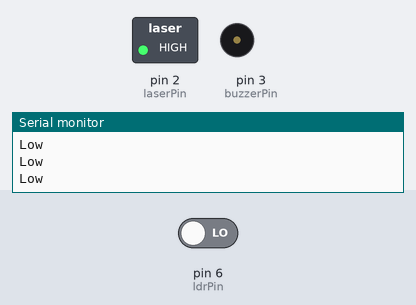
Recording of a sketch running on a simulated Arduino Uno, built with avr-gcc and run on an emulated ATmega328P. On the bench: switched loads named in the sketch (green lamp = pin HIGH), buzzer (waves = sounding, pin HIGH), the last lines printed to the serial monitor. Inputs (shaded band) come from the test bench; at power-on: pin 6 (ldrPin) LOW.

Above: at 1.8 s.
1.9 s: pin 6 (ldrPin) driven HIGH
At 2.7 s:
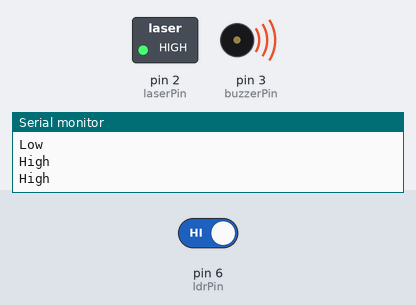
3.5 s: pin 6 (ldrPin) driven LOW
At 3.8 s:
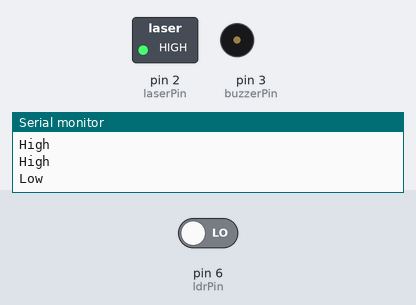
Timing chart, 0 to 6.5 s (numbered marks = the images above; inputs shaded):
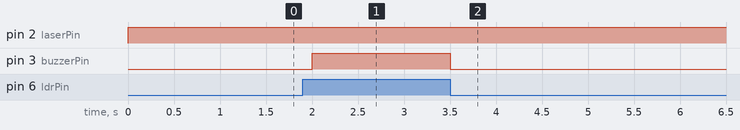

Measured:
- after the input at 1.9 s, pin 3 (buzzerPin): LOW → HIGH after 0.10 s
- after the input at 3.5 s, pin 3 (buzzerPin): HIGH → LOW at once

The sketch:

LaserDiodeExplore.ino
```cpp
const int ldrPin = 6;
#define laserPin 2
#define buzzerPin 3
int ldrValue = 0; // Variable to store the LDR sensor reading

void setup() {
  pinMode(laserPin, OUTPUT);
  pinMode(ldrPin, INPUT);
  pinMode(buzzerPin, OUTPUT);
  Serial.begin(9600); // Initialize serial communication
  while (!Serial); // Wait until serial port is ready
}

void loop() {
  ldrValue = digitalRead(ldrPin); // Read LDR sensor value
  digitalWrite(laserPin, HIGH);
  if (ldrValue == HIGH) {
    digitalWrite(buzzerPin, HIGH);
    Serial.println("High");
  } else {
    digitalWrite(buzzerPin, LOW);
    Serial.println("Low");
  }
  delay(500); // Delay for stability
}
```
